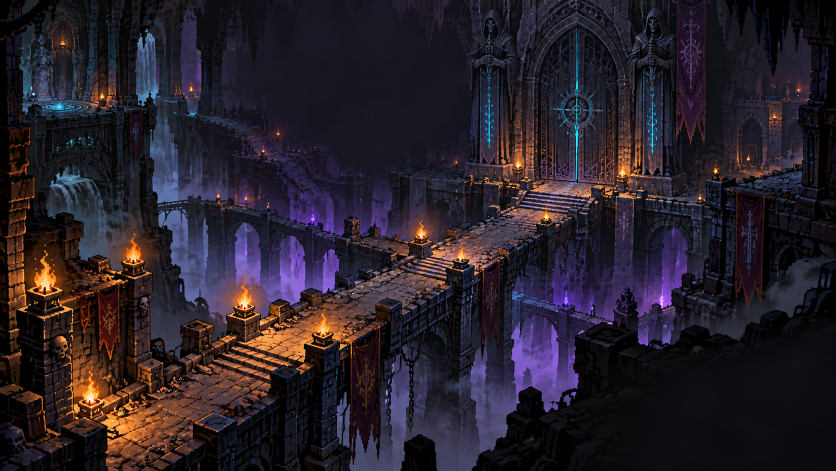
#> input picture Assets/Resources/UI/Menu/LabyrinthLobbyBackground.png, 1672 x 941 px (shown at 1/2 size); its folder holds only this picture in this run
$ python render_lobby_preview.py
#> lines starting #> are read from the running program, lines starting #| are printed output that depends on the picture
"""Render the lobby sprites at the StartMenuControls 1920x1080 reference size."""

from pathlib import Path
from PIL import Image

ROOT = Path(__file__).resolve().parents[1]
MENU = ROOT / "Assets/Resources/UI/Menu"
CANVAS = (1920, 1080)


def place(canvas, name, left, top, width, height):
    sprite = Image.open(MENU / name).convert("RGBA")
    sprite = sprite.resize((width, height), Image.Resampling.LANCZOS)
    canvas.alpha_composite(sprite, (left, top))


preview = Image.open(MENU / "LabyrinthLobbyBackground.png").convert("RGBA")
preview = preview.resize(CANVAS, Image.Resampling.LANCZOS)
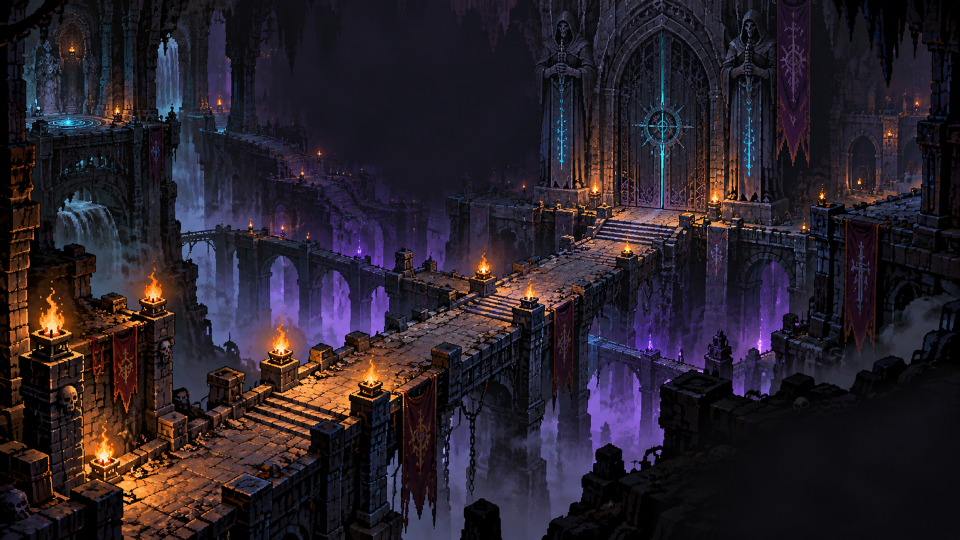
#> preview: PIL image 1920x1080 RGBA (shown at 1/2 size); mean R, G, B, A 40.6, 32.6, 42, 255
place(preview, "LabyrinthTitleLogo.png", 235, 40, 1450, 386)
#> (the run stopped early here; a loop or call above may not have finished)
